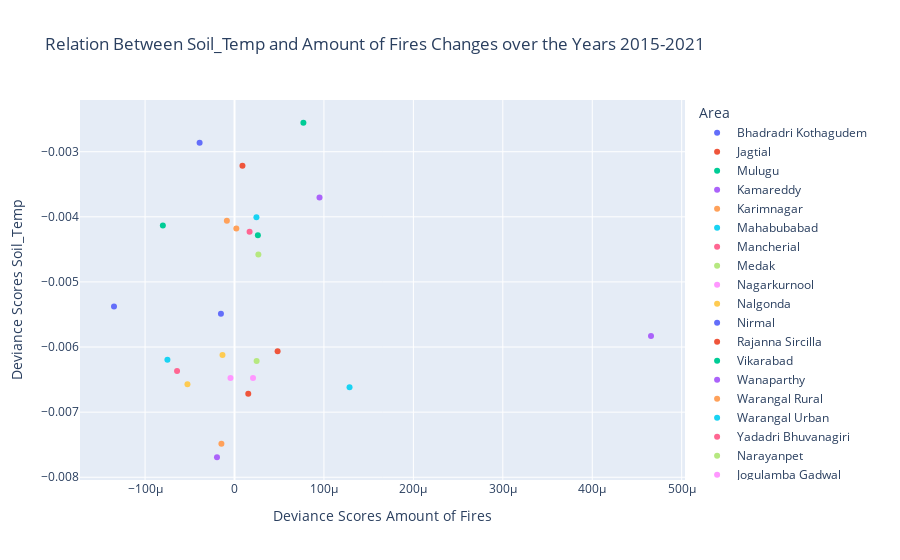

Source (notebook cell):
### Code cell
os.chdir('c:\\Users\\Jesse\\OneDrive\\Documenten\\Master BAOR\\Thesis\\GitHub\\dicra\\analytics\\sandbox\\notebooks\\crop_fires\\DPPD_Jesse\\Soil_Temp')
Soil_Temp_df = pd.read_csv('Soil_Temp_years_district.csv', index_col=0)
correlation(Soil_Temp_df, 2021, 'Soil_Temp', district_boundaries, 'Dist_Name')

### Figure 1 — Plotly figure (JSON) as saved in the notebook; plotly's stock layout.template omitted (floating-point values rounded to 4 significant figures)
{"data": [{"hovertemplate": "Area=Bhadradri Kothagudem<br>Deviance Scores Amount of Fires=%{x}<br>Deviance Scores Soil_Temp=%{y}<extra></extra>", "legendgroup": "Bhadradri Kothagudem", "marker": {"color": "#636efa", "symbol": "circle"}, "mode": "markers", "name": "Bhadradri Kothagudem", "orientation": "v", "showlegend": true, "type": "scatter", "x": [-3.904e-05], "xaxis": "x", "y": [-0.002861], "yaxis": "y"}, {"hovertemplate": "Area=Jagtial<br>Deviance Scores Amount of Fires=%{x}<br>Deviance Scores Soil_Temp=%{y}<extra></extra>", "legendgroup": "Jagtial", "marker": {"color": "#EF553B", "symbol": "circle"}, "mode": "markers", "name": "Jagtial", "orientation": "v", "showlegend": true, "type": "scatter", "x": [4.818e-05], "xaxis": "x", "y": [-0.006064], "yaxis": "y"}, {"hovertemplate": "Area=Mulugu<br>Deviance Scores Amount of Fires=%{x}<br>Deviance Scores Soil_Temp=%{y}<extra></extra>", "legendgroup": "Mulugu", "marker": {"color": "#00cc96", "symbol": "circle"}, "mode": "markers", "name": "Mulugu", "orientation": "v", "showlegend": true, "type": "scatter", "x": [7.703e-05], "xaxis": "x", "y": [-0.002555], "yaxis": "y"}, {"hovertemplate": "Area=Kamareddy<br>Deviance Scores Amount of Fires=%{x}<br>Deviance Scores Soil_Temp=%{y}<extra></extra>", "legendgroup": "Kamareddy", "marker": {"color": "#ab63fa", "symbol": "circle"}, "mode": "markers", "name": "Kamareddy", "orientation": "v", "showlegend": true, "type": "scatter", "x": [0.0004657], "xaxis": "x", "y": [-0.00583], "yaxis": "y"}, {"hovertemplate": "Area=Karimnagar<br>Deviance Scores Amount of Fires=%{x}<br>Deviance Scores Soil_Temp=%{y}<extra></extra>", "legendgroup": "Karimnagar", "marker": {"color": "#FFA15A", "symbol": "circle"}, "mode": "markers", "name": "Karimnagar", "orientation": "v", "showlegend": true, "type": "scatter", "x": [-1.465e-05], "xaxis": "x", "y": [-0.007487], "yaxis": "y"}, {"hovertemplate": "Area=Mahabubabad<br>Deviance Scores Amount of Fires=%{x}<br>Deviance Scores Soil_Temp=%{y}<extra></extra>", "legendgroup": "Mahabubabad", "marker": {"color": "#19d3f3", "symbol": "circle"}, "mode": "markers", "name": "Mahabubabad", "orientation": "v", "showlegend": true, "type": "scatter", "x": [2.45e-05], "xaxis": "x", "y": [-0.004005], "yaxis": "y"}, {"hovertemplate": "Area=Mancherial<br>Deviance Scores Amount of Fires=%{x}<br>Deviance Scores Soil_Temp=%{y}<extra></extra>", "legendgroup": "Mancherial", "marker": {"color": "#FF6692", "symbol": "circle"}, "mode": "markers", "name": "Mancherial", "orientation": "v", "showlegend": true, "type": "scatter", "x": [1.684e-05], "xaxis": "x", "y": [-0.004229], "yaxis": "y"}, {"hovertemplate": "Area=Medak<br>Deviance Scores Amount of Fires=%{x}<br>Deviance Scores Soil_Temp=%{y}<extra></extra>", "legendgroup": "Medak", "marker": {"color": "#B6E880", "symbol": "circle"}, "mode": "markers", "name": "Medak", "orientation": "v", "showlegend": true, "type": "scatter", "x": [2.667e-05], "xaxis": "x", "y": [-0.004577], "yaxis": "y"}, {"hovertemplate": "Area=Nagarkurnool<br>Deviance Scores Amount of Fires=%{x}<br>Deviance Scores Soil_Temp=%{y}<extra></extra>", "legendgroup": "Nagarkurnool", "marker": {"color": "#FF97FF", "symbol": "circle"}, "mode": "markers", "name": "Nagarkurnool", "orientation": "v", "showlegend": true, "type": "scatter", "x": [2.07e-05], "xaxis": "x", "y": [-0.006477], "yaxis": "y"}, {"hovertemplate": "Area=Nalgonda<br>Deviance Scores Amount of Fires=%{x}<br>Deviance Scores Soil_Temp=%{y}<extra></extra>", "legendgroup": "Nalgonda", "marker": {"color": "#FECB52", "symbol": "circle"}, "mode": "markers", "name": "Nalgonda", "orientation": "v", "showlegend": true, "type": "scatter", "x": [-1.344e-05], "xaxis": "x", "y": [-0.006123], "yaxis": "y"}, {"hovertemplate": "Area=Nirmal<br>Deviance Scores Amount of Fires=%{x}<br>Deviance Scores Soil_Temp=%{y}<extra></extra>", "legendgroup": "Nirmal", "marker": {"color": "#636efa", "symbol": "circle"}, "mode": "markers", "name": "Nirmal", "orientation": "v", "showlegend": true, "type": "scatter", "x": [-1.518e-05], "xaxis": "x", "y": [-0.005487], "yaxis": "y"}, {"hovertemplate": "Area=Rajanna Sircilla<br>Deviance Scores Amount of Fires=%{x}<br>Deviance Scores Soil_Temp=%{y}<extra></extra>", "legendgroup": "Rajanna Sircilla", "marker": {"color": "#EF553B", "symbol": "circle"}, "mode": "markers", "name": "Rajanna Sircilla", "orientation": "v", "showlegend": true, "type": "scatter", "x": [1.536e-05], "xaxis": "x", "y": [-0.006718], "yaxis": "y"}, {"hovertemplate": "Area=Vikarabad<br>Deviance Scores Amount of Fires=%{x}<br>Deviance Scores Soil_Temp=%{y}<extra></extra>", "legendgroup": "Vikarabad", "marker": {"color": "#00cc96", "symbol": "circle"}, "mode": "markers", "name": "Vikarabad", "orientation": "v", "showlegend": true, "type": "scatter", "x": [2.612e-05], "xaxis": "x", "y": [-0.004282], "yaxis": "y"}, {"hovertemplate": "Area=Wanaparthy<br>Deviance Scores Amount of Fires=%{x}<br>Deviance Scores Soil_Temp=%{y}<extra></extra>", "legendgroup": "Wanaparthy", "marker": {"color": "#ab63fa", "symbol": "circle"}, "mode": "markers", "name": "Wanaparthy", "orientation": "v", "showlegend": true, "type": "scatter", "x": [-1.96e-05], "xaxis": "x", "y": [-0.007693], "yaxis": "y"}, {"hovertemplate": "Area=Warangal Rural<br>Deviance Scores Amount of Fires=%{x}<br>Deviance Scores Soil_Temp=%{y}<extra></extra>", "legendgroup": "Warangal Rural", "marker": {"color": "#FFA15A", "symbol": "circle"}, "mode": "markers", "name": "Warangal Rural", "orientation": "v", "showlegend": true, "type": "scatter", "x": [-8.552e-06], "xaxis": "x", "y": [-0.004059], "yaxis": "y"}, {"hovertemplate": "Area=Warangal Urban<br>Deviance Scores Amount of Fires=%{x}<br>Deviance Scores Soil_Temp=%{y}<extra></extra>", "legendgroup": "Warangal Urban", "marker": {"color": "#19d3f3", "symbol": "circle"}, "mode": "markers", "name": "Warangal Urban", "orientation": "v", "showlegend": true, "type": "scatter", "x": [0.0001286], "xaxis": "x", "y": [-0.006618], "yaxis": "y"}, {"hovertemplate": "Area=Yadadri Bhuvanagiri<br>Deviance Scores Amount of Fires=%{x}<br>Deviance Scores Soil_Temp=%{y}<extra></extra>", "legendgroup": "Yadadri Bhuvanagiri", "marker": {"color": "#FF6692", "symbol": "circle"}, "mode": "markers", "name": "Yadadri Bhuvanagiri", "orientation": "v", "showlegend": true, "type": "scatter", "x": [-6.423e-05], "xaxis": "x", "y": [-0.006369], "yaxis": "y"}, {"hovertemplate": "Area=Narayanpet<br>Deviance Scores Amount of Fires=%{x}<br>Deviance Scores Soil_Temp=%{y}<extra></extra>", "legendgroup": "Narayanpet", "marker": {"color": "#B6E880", "symbol": "circle"}, "mode": "markers", "name": "Narayanpet", "orientation": "v", "showlegend": true, "type": "scatter", "x": [2.472e-05], "xaxis": "x", "y": [-0.006213], "yaxis": "y"}, {"hovertemplate": "Area=Jogulamba Gadwal<br>Deviance Scores Amount of Fires=%{x}<br>Deviance Scores Soil_Temp=%{y}<extra></extra>", "legendgroup": "Jogulamba Gadwal", "marker": {"color": "#FF97FF", "symbol": "circle"}, "mode": "markers", "name": "Jogulamba Gadwal", "orientation": "v", "showlegend": true, "type": "scatter", "x": [-4.512e-06], "xaxis": "x", "y": [-0.006477], "yaxis": "y"}, {"hovertemplate": "Area=Suryapet<br>Deviance Scores Amount of Fires=%{x}<br>Deviance Scores Soil_Temp=%{y}<extra></extra>", "legendgroup": "Suryapet", "marker": {"color": "#FECB52", "symbol": "circle"}, "mode": "markers", "name": "Suryapet", "orientation": "v", "showlegend": true, "type": "scatter", "x": [-5.261e-05], "xaxis": "x", "y": [-0.006572], "yaxis": "y"}, {"hovertemplate": "Area=Medchal Malkajgiri<br>Deviance Scores Amount of Fires=%{x}<br>Deviance Scores Soil_Temp=%{y}<extra></extra>", "legendgroup": "Medchal Malkajgiri", "marker": {"color": "#636efa", "symbol": "circle"}, "mode": "markers", "name": "Medchal Malkajgiri", "orientation": "v", "showlegend": true, "type": "scatter", "x": [-0.0001348], "xaxis": "x", "y": [-0.005379], "yaxis": "y"}, {"hovertemplate": "Area=Adilabad<br>Deviance Scores Amount of Fires=%{x}<br>Deviance Scores Soil_Temp=%{y}<extra></extra>", "legendgroup": "Adilabad", "marker": {"color": "#EF553B", "symbol": "circle"}, "mode": "markers", "name": "Adilabad", "orientation": "v", "showlegend": true, "type": "scatter", "x": [8.88e-06], "xaxis": "x", "y": [-0.003217], "yaxis": "y"}, {"hovertemplate": "Area=Hyderabad<br>Deviance Scores Amount of Fires=%{x}<br>Deviance Scores Soil_Temp=%{y}<extra></extra>", "legendgroup": "Hyderabad", "marker": {"color": "#00cc96", "symbol": "circle"}, "mode": "markers", "name": "Hyderabad", "orientation": "v", "showlegend": true, "type": "scatter", "x": [-8.013e-05], "xaxis": "x", "y": [-0.004132], "yaxis": "y"}, {"hovertemplate": "Area=Kumurambheem Asifabad<br>Deviance Scores Amount of Fires=%{x}<br>Deviance Scores Soil_Temp=%{y}<extra></extra>", "legendgroup": "Kumurambheem Asifabad", "marker": {"color": "#ab63fa", "symbol": "circle"}, "mode": "markers", "name": "Kumurambheem Asifabad", "orientation": "v", "showlegend": true, "type": "scatter", "x": [9.504e-05], "xaxis": "x", "y": [-0.003703], "yaxis": "y"}, {"hovertemplate": "Area=Jayashankar Bhupalpally<br>Deviance Scores Amount of Fires=%{x}<br>Deviance Scores Soil_Temp=%{y}<extra></extra>", "legendgroup": "Jayashankar Bhupalpally", "marker": {"color": "#FFA15A", "symbol": "circle"}, "mode": "markers", "name": "Jayashankar Bhupalpally", "orientation": "v", "showlegend": true, "type": "scatter", "x": [1.991e-06], "xaxis": "x", "y": [-0.004179], "yaxis": "y"}, {"hovertemplate": "Area=Mahabubnagar<br>Deviance Scores Amount of Fires=%{x}<br>Deviance Scores Soil_Temp=%{y}<extra></extra>", "legendgroup": "Mahabubnagar", "marker": {"color": "#19d3f3", "symbol": "circle"}, "mode": "markers", "name": "Mahabubnagar", "orientation": "v", "showlegend": true, "type": "scatter", "x": [-7.504e-05], "xaxis": "x", "y": [-0.006196], "yaxis": "y"}], "layout": {"legend": {"title": {"text": "Area"}, "tracegroupgap": 0}, "title": {"text": "Relation Between Soil_Temp and Amount of Fires Changes over the Years 2015-2021"}, "xaxis": {"anchor": "y", "domain": [0, 1], "title": {"text": "Deviance Scores Amount of Fires"}}, "yaxis": {"anchor": "x", "domain": [0, 1], "title": {"text": "Deviance Scores Soil_Temp"}}}}
